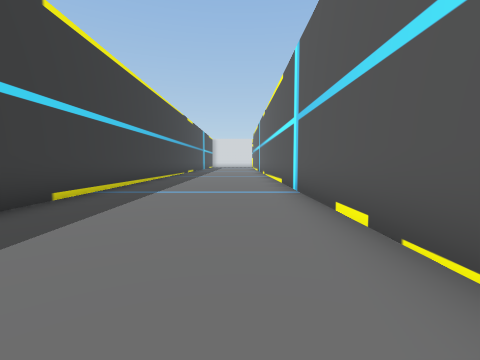
view 1 (above)

24 first-person views from a walk through a scene from a Unity 3-D project. The camera is 1.4 m above the floor, tilts 4° down and sees 85° across. The floor is counted in squares, 2 m on a side. Each view is taken from the middle of a square. On the plan, view 1 faces up. The plan holds only what a view shows up to about 9 squares ahead; the rest is blank. The place goes on beyond the plan.

view 2
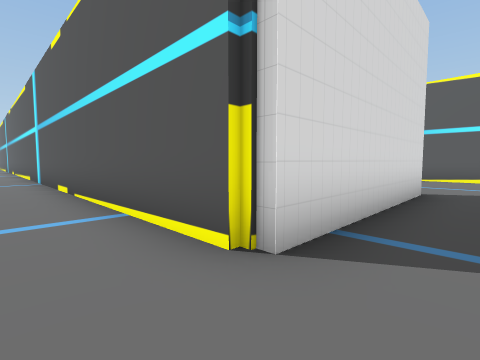

view 3
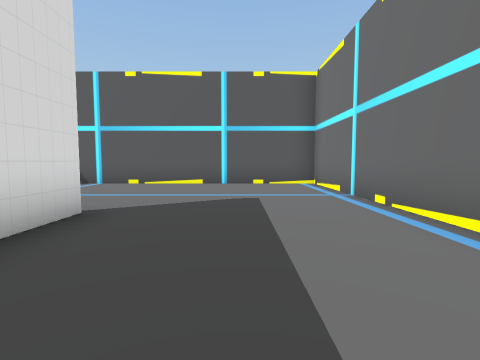

view 4
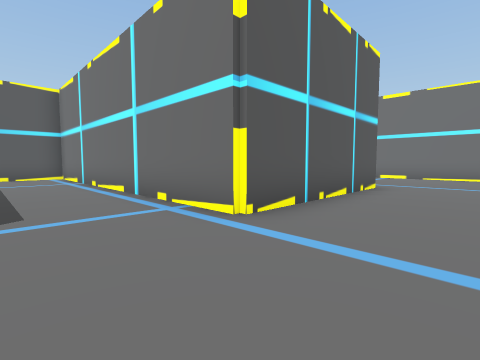

view 5
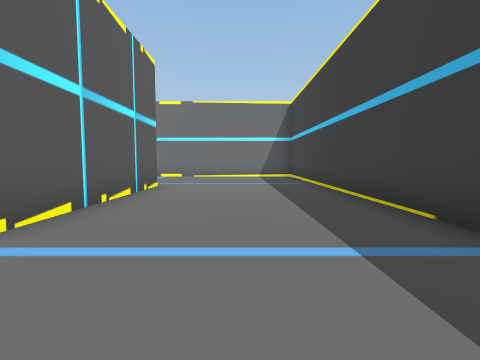

view 6
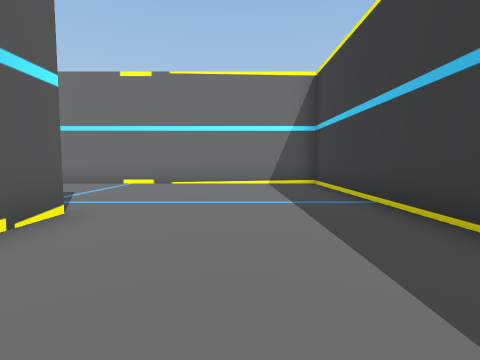

view 7
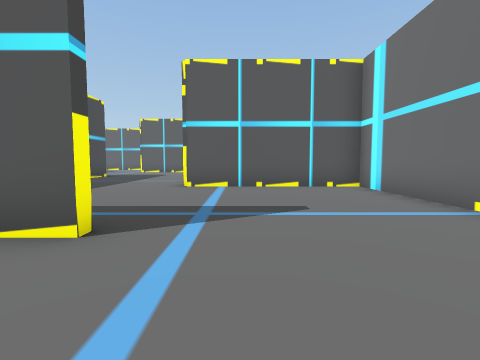

view 8
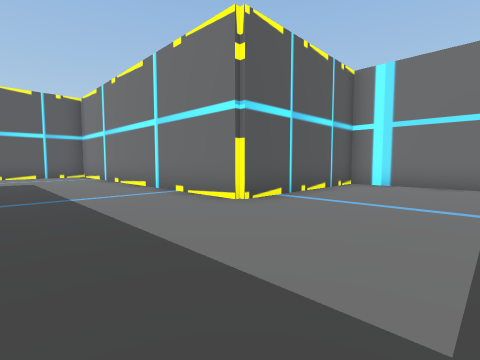

view 9
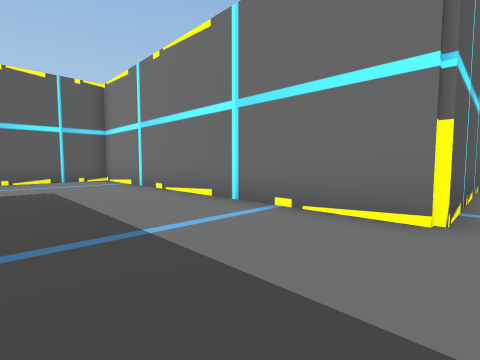

view 10
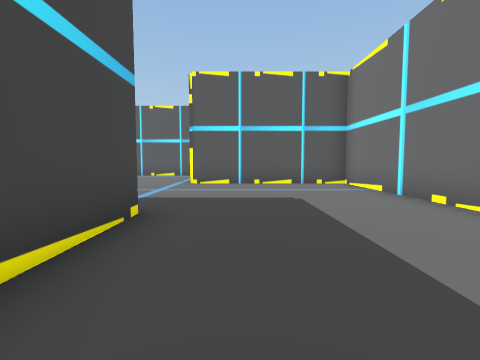

view 11
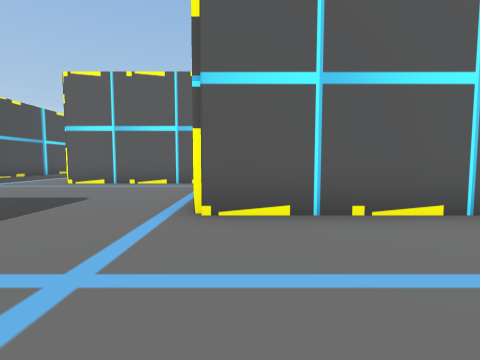

view 12
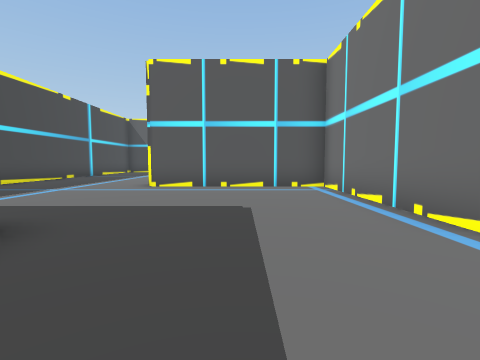

view 13
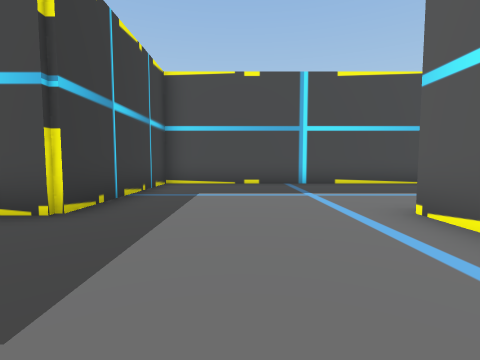

view 14
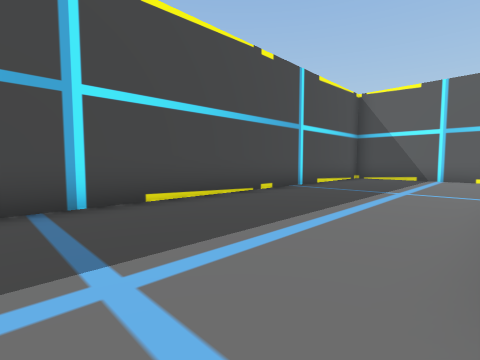

view 15
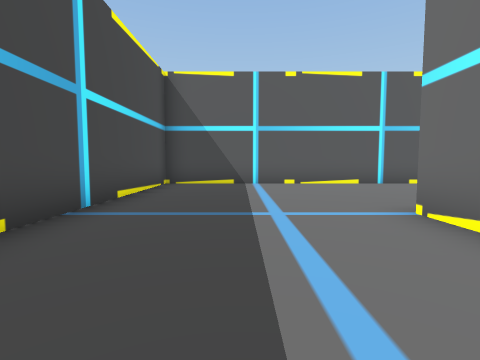

view 16
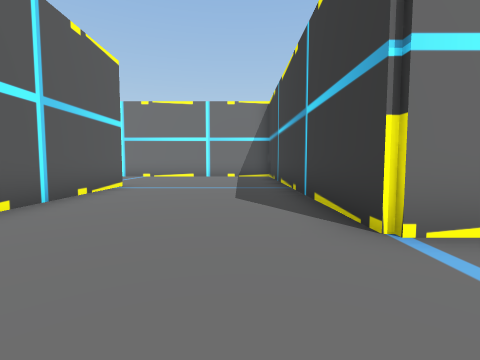

view 17
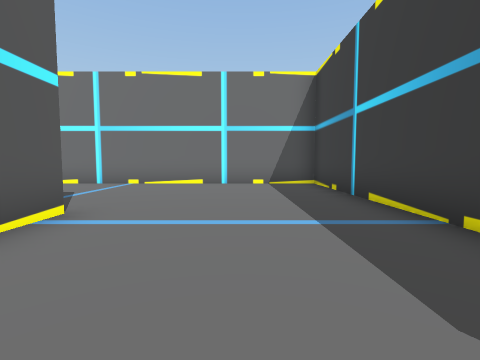

view 18
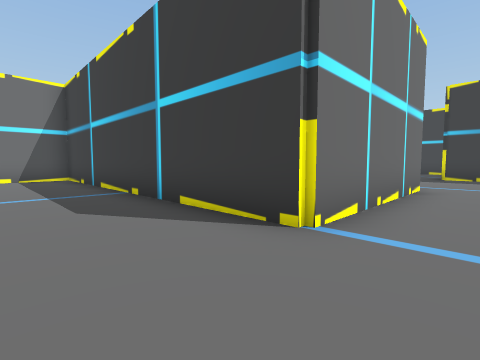

view 19
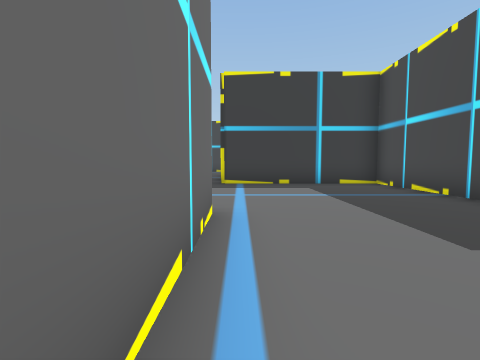

view 20
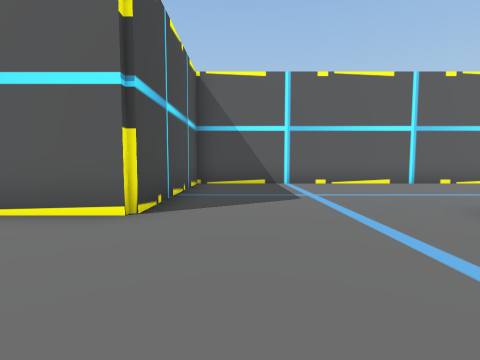

view 21
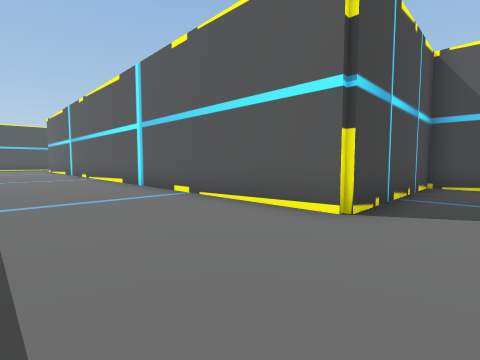

view 22
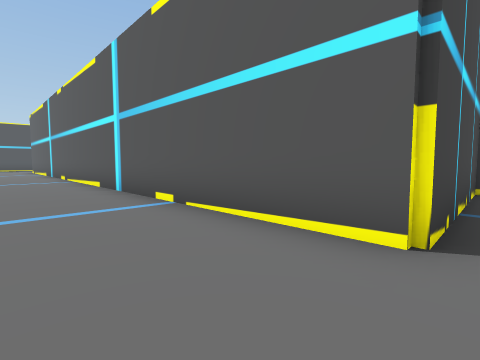

view 23
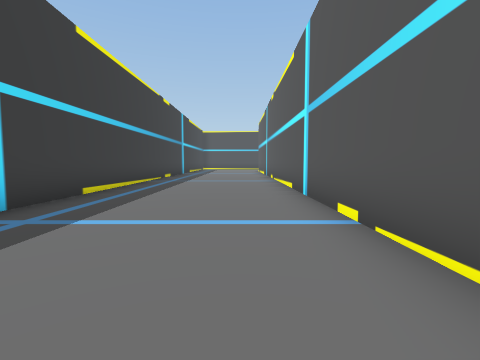

view 24
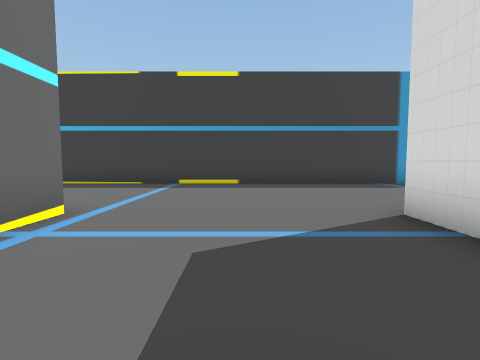

### Floor plan
Points are (right, up) in squares from view 1. A wall is a line through its corners. A room is listed if a view was taken in it or the views show most of it. See-through windows are left out.
Room 1 (views 1, 2, 3, 4, 5, 6, 7, 8, 9, 10, 11, 12, 13, 14, 15, 16, 17, 18, 19, 20, 21, 22, 23, 24)
walls: (6.6, -2.8) (1.5, -2.8); (1.4, -2.5) (1.4, 9); (1.4, -12.6) (1.4, -7.4) (11.4, -7.4) (11.4, 2.4) (6.4, 2.4) (6.4, 12.4); (-3.4, 0.4) (-3.4, -17.4) (6.4, -17.4) (6.4, -12.4) (16.4, -12.4) (16.4, -7.4) (21.4, -7.4) (21.4, -2.4) (26.6, -2.4) (26.6, -12.4) (34.5, -12.4); (1.6, 12) (1.6, 6.6); (-3.4, 9) (-3.4, 3.6); (31.4, -7.5) (31.4, 2.4) (16.6, 2.4) (16.6, -2.6) (11.6, -2.6) (11.6, -7.6) (9.4, -7.6)

Where each view was taken, in squares from view 1:
view 1: 0 up, 0 right, facing up
view 2: 4 down, 0 right, facing up-right
view 3: 5 down, 3 right, facing right
view 4: 5 down, 1 left, facing down-right
view 5: 5 down, 1 left, facing down
view 6: 9 down, 1 left, facing down
view 7: 14 down, 1 left, facing right
view 8: 9 down, 3 right, facing down-right
view 9: 9 down, 6 right, facing down-right
view 10: 9 down, 8 right, facing right
view 11: 8 down, 13 right, facing right
view 12: 5 down, 14 right, facing right
view 13: 6 down, 19 right, facing up
view 14: 2 down, 20 right, facing up-right
view 15: 0 up, 23 right, facing right
view 16: 0 up, 28 right, facing down
view 17: 4 down, 29 right, facing down
view 18: 1 down, 29 right, facing down-left
view 19: 7 down, 20 right, facing left
view 20: 1 up, 3 right, facing right
view 21: 1 up, 3 right, facing up-right
view 22: 2 up, 4 right, facing up-right
view 23: 3 up, 5 right, facing up
view 24: 5 down, 5 right, facing left
